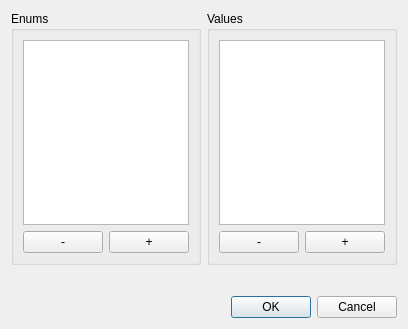
<?xml version="1.0" encoding="UTF-8"?>
<ui version="4.0">
 <class>EnumsEditorDialog</class>
 <widget class="QDialog" name="EnumsEditorDialog">
  <property name="geometry">
   <rect>
    <x>0</x>
    <y>0</y>
    <width>408</width>
    <height>329</height>
   </rect>
  </property>
  <property name="windowTitle">
   <string>Edit Enums</string>
  </property>
  <layout class="QGridLayout" name="gridLayout">
   <item row="2" column="0">
    <spacer name="verticalSpacer">
     <property name="orientation">
      <enum>Qt::Vertical</enum>
     </property>
     <property name="sizeHint" stdset="0">
      <size>
       <width>20</width>
       <height>32</height>
      </size>
     </property>
    </spacer>
   </item>
   <item row="3" column="0" colspan="2">
    <widget class="QDialogButtonBox" name="buttonBox">
     <property name="standardButtons">
      <set>QDialogButtonBox::Cancel|QDialogButtonBox::Ok</set>
     </property>
    </widget>
   </item>
   <item row="0" column="1">
    <widget class="QGroupBox" name="groupBox_2">
     <property name="title">
      <string>Values</string>
     </property>
     <layout class="QVBoxLayout" name="verticalLayout_2">
      <item>
       <widget class="QListWidget" name="enumValuesList"/>
      </item>
      <item>
       <layout class="QHBoxLayout" name="horizontalLayout">
        <item>
         <widget class="QPushButton" name="removeEnumValueButton">
          <property name="text">
           <string>-</string>
          </property>
         </widget>
        </item>
        <item>
         <widget class="QPushButton" name="addEnumValueButton">
          <property name="text">
           <string>+</string>
          </property>
          <property name="iconSize">
           <size>
            <width>16</width>
            <height>16</height>
           </size>
          </property>
         </widget>
        </item>
       </layout>
      </item>
     </layout>
    </widget>
   </item>
   <item row="0" column="0">
    <widget class="QGroupBox" name="groupBox">
     <property name="title">
      <string>Enums</string>
     </property>
     <layout class="QVBoxLayout" name="verticalLayout">
      <item>
       <widget class="QListWidget" name="enumsList"/>
      </item>
      <item>
       <layout class="QHBoxLayout" name="horizontalLayout_2">
        <item>
         <widget class="QPushButton" name="removeEnumButton">
          <property name="text">
           <string>-</string>
          </property>
         </widget>
        </item>
        <item>
         <widget class="QPushButton" name="addEnumButton">
          <property name="text">
           <string>+</string>
          </property>
          <property name="iconSize">
           <size>
            <width>16</width>
            <height>16</height>
           </size>
          </property>
         </widget>
        </item>
       </layout>
      </item>
     </layout>
    </widget>
   </item>
  </layout>
 </widget>
 <resources/>
 <connections>
  <connection>
   <sender>buttonBox</sender>
   <signal>accepted()</signal>
   <receiver>EnumsEditorDialog</receiver>
   <slot>accept()</slot>
   <hints>
    <hint type="sourcelabel">
     <x>203</x>
     <y>308</y>
    </hint>
    <hint type="destinationlabel">
     <x>203</x>
     <y>164</y>
    </hint>
   </hints>
  </connection>
  <connection>
   <sender>buttonBox</sender>
   <signal>rejected()</signal>
   <receiver>EnumsEditorDialog</receiver>
   <slot>reject()</slot>
   <hints>
    <hint type="sourcelabel">
     <x>203</x>
     <y>308</y>
    </hint>
    <hint type="destinationlabel">
     <x>203</x>
     <y>164</y>
    </hint>
   </hints>
  </connection>
 </connections>
</ui>
